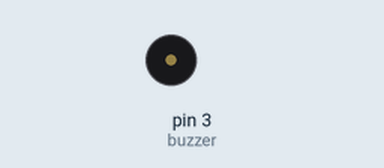
Simulated run of this sketch. Board: Arduino Uno, built with avr-gcc and run on an emulated ATmega328P. Parts: buzzer (waves = sounding).

Above: at 2.0 s.
At 6.75 s:
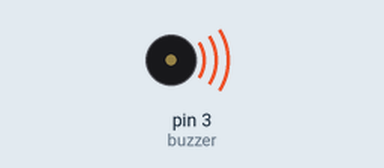
Timing chart, 0 to 7.0 s (numbered marks = the images above):
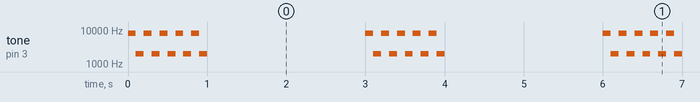

The sketch:

test_buzzer.ino
```cpp
int buzzer = 3;
void setup() {
  pinMode(buzzer, OUTPUT);
}

void sonnerie(){
  tone(buzzer, 8000, 100);
  delay(100);
  tone(buzzer, 2000, 100);
  delay(100);
}

void loop() {
  for(int i = 0; i<5; i++){
    sonnerie();
  }
  delay(2000);
}
```

Measured:
- by itself, tone on pin 3 (buzzer): repeats every 3.0 s: 4 × (2000 Hz 0.10 s, 8000 Hz 0.10 s), 2000 Hz 0.10 s, silent 2.0 s, 8000 Hz 0.10 s
